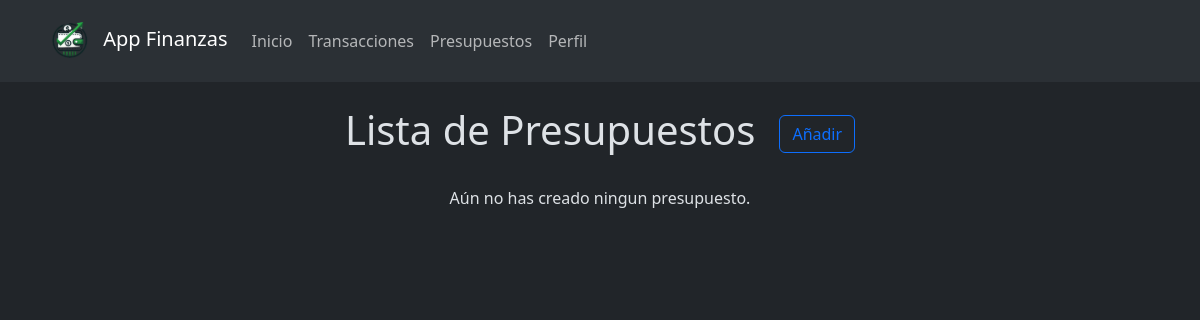
Before: /presupuestos/ (signed in) with the older database file.
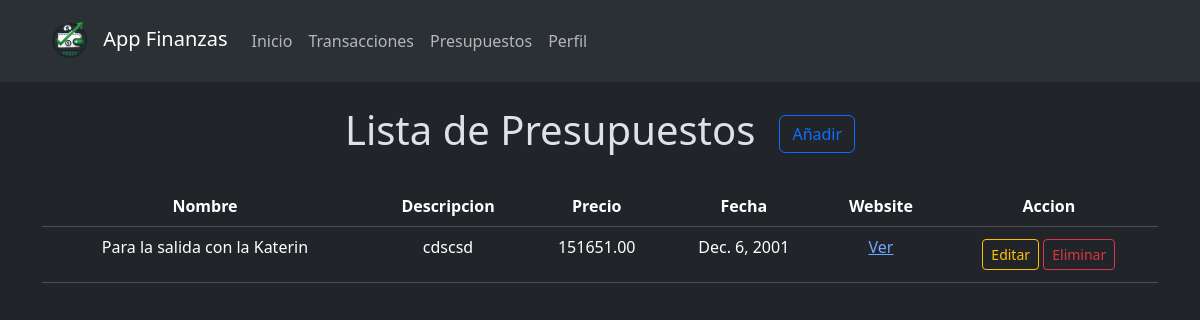
After: the same page with the newer database file.
### myApp/models.py (models this page shows, shortened)
class Presupuesto(models.Model):
    usuario = models.ForeignKey(settings.AUTH_USER_MODEL, on_delete=models.CASCADE)
    nombre = models.CharField(max_length=100)
    descripcion = models.TextField()
    precio = models.DecimalField(max_digits=10, decimal_places=2)
    fecha = models.DateField()
    website = models.URLField(blank=True, null=True)

### myApp/views.py (the view)
# urls.py: path('presupuestos/', views.presupuestos, name='presupuestos'),
@login_required
def presupuestos(request):
    presupuestos = Presupuesto.objects.filter(usuario=request.user)
    return render(request, 'presupuestos/presupuestos.html', {
        'presupuestos': presupuestos
    })

### myApp/templates/presupuestos/presupuestos.html
{% extends 'base.html' %}
{% block content %}
<div class="container text-center">
    <div class="row my-4 d-flex align-items-center justify-content-center">
        <div class="col-auto">
            <h1>Lista de Presupuestos</h1>
        </div>
        <div class="col-auto">
            <button class="btn btn-outline-primary">
                <a class="nav-link" href="/agregar_presupuesto">Añadir</a>
            </button>
        </div>
    </div>
    {% if presupuestos %}
    <div class="table-responsive">
        <table class="table">
            <thead>
                <tr>
                    <th>Nombre</th>
                    <th>Descripcion</th>
                    <th>Precio</th>
                    <th>Fecha</th>
                    <th>Website</th>
                    <th>Accion</th>
                </tr>
            </thead>
            <tbody>
                {% for presupuesto in presupuestos %}
                <tr>
                    <td>{{ presupuesto.nombre }}</td>
                    <td>{{ presupuesto.descripcion }}</td>
                    <td>{{ presupuesto.precio }}</td>
                    <td>{{ presupuesto.fecha }}</td>
                    <td>
                        {% if presupuesto.website %}
                        <a href="{{ presupuesto.website }}" target="_blank">Ver</a><br>
                        {% else %}
                        <p>Sin website</p>
                        {% endif %}
                    </td>
                    <td>
                        <button class="btn btn-outline-warning btn-sm my-1">
                            <a class="nav-link" href="{% url 'editar_presupuesto' presupuesto.id %}">Editar</a>
                        </button>
                        <button class="btn btn-outline-danger btn-sm">
                            <a class="nav-link" href="{% url 'eliminar presupuesto' presupuesto.id %}">Eliminar</a>
                        </button>
                    </td>
                </tr>
                {% endfor %}
            </tbody>
        </table>
    </div>
    {% else %}
    <p>Aún no has creado ningun presupuesto.</p>
    {% endif %}
</div>
{% endblock %}

### myApp/templates/base.html (shortened to what this page needs)
<!DOCTYPE html>
<html lang="es" data-bs-theme="dark">
<head>
    <link rel="stylesheet" href="https://cdn.jsdelivr.net/npm/bootstrap@5.3.5/dist/css/bootstrap.min.css">
</head>
<body>
    <nav>
        <nav class="navbar navbar-expand-lg bg-body-tertiary">
            <div class="container">
                <a class="navbar-brand" href="#">
                    App Finanzas</a>
                <div class="collapse navbar-collapse" id="navbarNav">
                    <ul class="navbar-nav">
                        {% if user.is_authenticated %}
                        <li class="nav-item">
                            <a class="nav-link" href="/inicio">Inicio</a>
                        </li>
                        <li>
                            <a class="nav-link" href="/transacciones">Transacciones</a>
                        </li>
                        <li class="nav-item">
                            <a class="nav-link" href="/presupuestos">Presupuestos</a>
                        </li>
                        <li class="nav-item">
                            <a class="nav-link" href="/perfil">Perfil</a>
                        </li>
                        {% endif %}
                    </ul>
                </div>
            </div>
        </nav>
    </nav>
    {% block content %}
    {% endblock %}
</body>
</html>

Changed rows visible on the page:
added Presupuesto: nombre "Para la salida con la Katerin", descripcion "cdscsd", precio "151651.00", fecha "Dec. 6, 2001"
Other visible differences:
text no longer shown: "Aún no has creado ningun presupuesto."
text now shown: "Nombre Descripcion Precio Fecha Website Accion"
